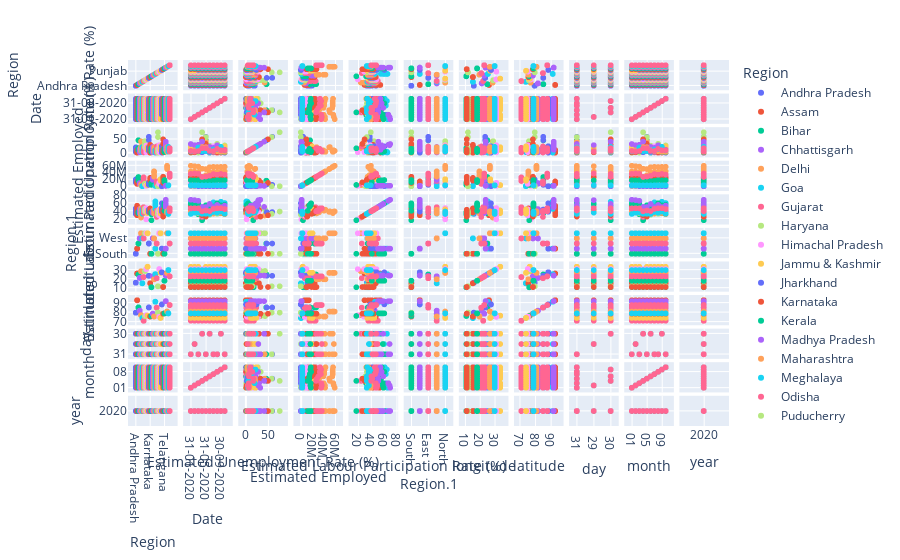

Here is the notebook cell this chart was saved with:
### Code cell
fig = px.scatter_matrix(df,
    dimensions=['Region', ' Date', ' Estimated Unemployment Rate (%)', ' Estimated Employed', ' Estimated Labour Participation Rate (%)', 'Region.1', 'longitude', 'latitude', 'day', 'month', 'year'],
    color='Region')
fig.show()
